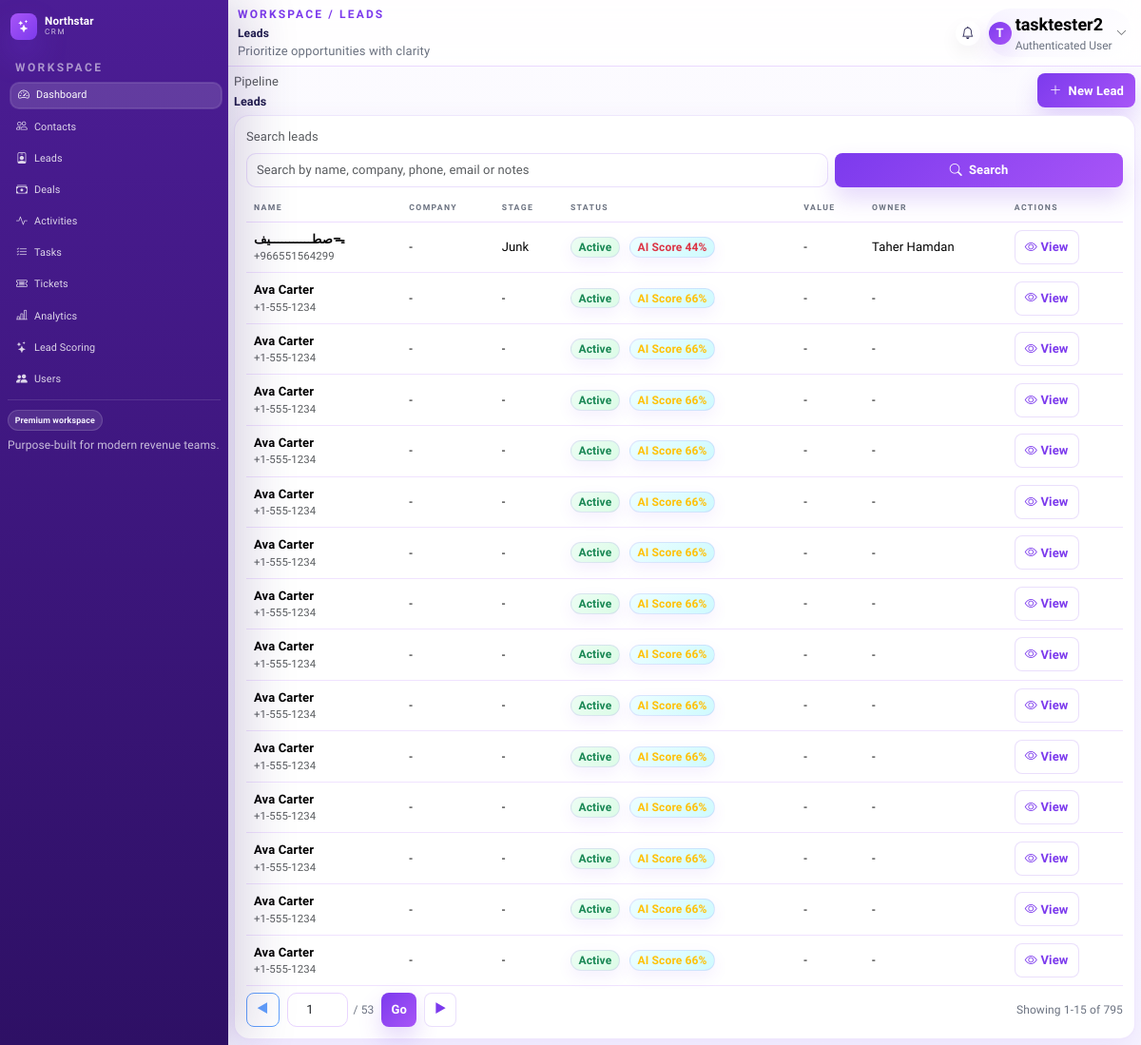
Screenshot of /leads/ (signed in) with the database file from the repository.
### crm/models.py (models this page shows)
class Lead(models.Model):
    id = models.CharField(primary_key=True, max_length=255)
    full_name = models.CharField(max_length=255, blank=True, null=True)
    normalized_phone = models.CharField(max_length=255, blank=True, null=True)
    normalized_email = models.CharField(max_length=255, blank=True, null=True)
    stage_id = models.CharField(max_length=255, blank=True, null=True)
    primary_source_id = models.CharField(max_length=255, blank=True, null=True)
    establishment_id = models.CharField(max_length=255, blank=True, null=True)
    owner_id = models.CharField(max_length=255, blank=True, null=True)
    referrer_contact_id = models.CharField(max_length=255, blank=True, null=True)
    referrer_employee_id = models.CharField(max_length=255, blank=True, null=True)
    junk_reason_id = models.CharField(max_length=255, blank=True, null=True)
    merged_into_id = models.CharField(max_length=255, blank=True, null=True)
    custom_fields = models.TextField(blank=True, null=True)
    notes = models.TextField(blank=True, null=True)
    deleted_at = models.CharField(max_length=255, blank=True, null=True)
    created_at = models.CharField(max_length=255, blank=True, null=True)
    updated_at = models.CharField(max_length=255, blank=True, null=True)
    class Meta:
        managed = False
        db_table = "leads"

### crm/views.py (the view)
# urls.py: path("leads/", protect("leads", views.leads), name="leads"),
def leads(request):
    redirect_response = _handle_form_submission(request, "leads", "leads", ["full_name", "normalized_phone", "normalized_email", "stage_id", "notes", "establishment_id", "owner_id"])
    if redirect_response:
        return redirect_response
    query = (request.GET.get("q") or "").strip()
    sort_field = (request.GET.get("sort") or "created_at").strip()
    sort_order = (request.GET.get("order") or "desc").strip().lower()
    page_number = request.GET.get("page", 1)
    conn = _connect()
    cursor = conn.cursor()
    sql = "SELECT * FROM leads WHERE deleted_at IS NULL"
    params = []
    if query:
        search_term = f"%{query}%"
        sql += " AND (full_name LIKE ? OR notes LIKE ? OR custom_fields LIKE ?)"
        params.extend([search_term, search_term, search_term])
    allowed_sort_fields = {"created_at": "created_at", "full_name": "full_name", "stage_id": "stage_id", "updated_at": "updated_at"}
    sort_column = allowed_sort_fields.get(sort_field, "created_at")
    sql += f" ORDER BY {sort_column} {'ASC' if sort_order == 'asc' else 'DESC'}, rowid DESC"
    cursor.execute(sql, params)
    lead_rows = cursor.fetchall()
    stage_lookup = _safe_lookup(cursor, "pipeline_stages")
    company_lookup = _safe_lookup(cursor, "establishments")
    owner_lookup = _safe_lookup(cursor, "users")
    if not owner_lookup:
        owner_lookup = _safe_lookup(cursor, "employees")
    lead_list = []
    for lead in lead_rows:
        lead_dict = dict(lead)
        stage_name = _display(stage_lookup.get(str(lead_dict.get("stage_id"))))
        ai_payload = AIScoringService.build_payload(cursor, "lead", lead_dict.get("id"), stage_history=[stage_name] if stage_name and stage_name != "-" else None)
        ai_score = AIScoringService.score(ai_payload)
        lead_list.append({
            "row": lead_dict,
            "details": {
                "name": _display(lead_dict.get("full_name")),
                "company": _display(company_lookup.get(str(lead_dict.get("establishment_id"))) or lead_dict.get("company_name")),
                "stage": stage_name,
                "status": "Active" if (lead_dict.get("notes") or lead_dict.get("normalized_phone") or lead_dict.get("normalized_email")) else "Pending",
                "phone": _display(lead_dict.get("normalized_phone")),
                "email": _display(lead_dict.get("normalized_email")),
                "value": _display(_extract_custom_value(lead_dict.get("custom_fields")) or lead_dict.get("value")),
                "owner": _display(owner_lookup.get(str(lead_dict.get("owner_id"))) or lead_dict.get("owner_id")),
                "notes": _display(lead_dict.get("notes")),
                "ai_score": f"{ai_score['score']}%",
                "ai_confidence": ai_score["confidence"],
                "ai_reasons": ai_score["reasons"],
            },
        })
    paginator = Paginator(lead_list, 15)
    page_obj = paginator.get_page(page_number)
    conn.close()
    return render(request, "leads.html", {
        "lead_list": page_obj.object_list,
        "page_obj": page_obj,
        "page_query": _query_without(request, "page"),
        "page_query_params": [(key, value) for key, value in request.GET.items() if key != "page"],
        "query": query,
        "sort": sort_field,
        "order": sort_order,
        "stage_lookup": stage_lookup,
    })

### crm/access.py (called while the page is built)
def _is_admin_user(user):
    if not getattr(user, "is_authenticated", False):
        return False
    return user.is_superuser or user.groups.filter(name=SYSTEM_ADMIN_ROLE).exists()

def has_permission(user, perm_name):
    if not user.is_authenticated:
        return False
    if _is_admin_user(user):
        return True
    return user.has_perm(perm_name)

def user_can_access_section(user, section):
    if not user.is_authenticated:
        return False
    perm_name = SECTION_PERM_MAP.get(section)
    if not perm_name:
        return False
    return has_permission(user, perm_name)

def user_allowed_sections(user):
    if not user.is_authenticated:
        return []
    return [section for section in ALL_SECTIONS if user_can_access_section(user, section)]

def build_ui_permissions(user):
    can = {
        "is_system_admin": _is_admin_user(user),
    }
    for section, perm_name in SECTION_PERM_MAP.items():
        can[f"section_{section}"] = has_permission(user, perm_name)
    for resource, action_map in RESOURCE_ACTION_PERMS.items():
        for action, perm_name in action_map.items():
            can[f"{resource}_{action}"] = has_permission(user, perm_name)
    return can

def section_guard(section):
    def decorator(view_func):
        @wraps(view_func)
        def wrapped(request, *args, **kwargs):
            if not user_can_access_section(request.user, section):
                return HttpResponseForbidden("403 Forbidden")
            return view_func(request, *args, **kwargs)
        return wrapped
    return decorator

### crm/context_processors.py (called while the page is built)
def access_context(request):
    allowed_sections = user_allowed_sections(request.user)
    can = build_ui_permissions(request.user)
    return {
        "allowed_sections": allowed_sections,
        "can": can,
    }

### crm/views.py (called while the page is built, shortened)
def _handle_form_submission(request, table_name, list_name, allowed_fields):
    if request.method != "POST":
        return None

def _connect():
    conn = sqlite3.connect(DB_PATH)
    conn.row_factory = sqlite3.Row
    return conn

def _display(value):
    if value is None:
        return "-"
    if isinstance(value, str):
        value = value.strip()
        if not value or value in {"-", "None", "none"}:
            return "-"
    return str(value)

def _query_without(request, *keys):
    params = request.GET.copy()
    for key in keys:
        params.pop(key, None)
    return params.urlencode()

### templates/leads.html (shortened to what this page needs)
{% extends 'base.html' %}
{% block page_title %}Leads{% endblock %}
{% block page_breadcrumb %}Workspace / Leads{% endblock %}
{% block page_subtitle %}Prioritize opportunities with clarity{% endblock %}
{% block content %}
<div class="d-flex justify-content-between align-items-center mb-2">
    <div>
        <p class="text-muted mb-1">Pipeline</p>
        <h2 class="page-title mb-0">Leads</h2>
    </div>
    {% if can.leads_create %}
    <button class="btn btn-primary" data-bs-toggle="modal" data-bs-target="#leadFormModal">
        <i class="bi bi-plus-lg me-2"></i>New Lead
    </button>
    {% endif %}
</div>
<div class="card list-card">
    <div class="card-body">
        <form method="get" class="row g-2 align-items-end mb-2">
            <div class="col-md-8">
                <label class="form-label text-muted">Search leads</label>
                <input type="text" class="form-control" name="q" value="{{ query }}" placeholder="Search by name, company, phone, email or notes">
            </div>
            <div class="col-md-4">
                <button type="submit" class="btn btn-primary w-100">
                    <i class="bi bi-search me-2"></i>Search
                </button>
            </div>
        </form>
        <div class="table-responsive">
            <table class="table align-middle">
                <thead>
                    <tr>
                        <th>Name</th>
                        <th>Company</th>
                        <th>Stage</th>
                        <th>Status</th>
                        <th>Value</th>
                        <th>Owner</th>
                        <th>Actions</th>
                    </tr>
                </thead>
                <tbody>
                    {% for item in lead_list %}
                    {% with lead=item.row details=item.details %}
                    <tr>
                        <td>
                            <div class="fw-semibold">{% if details.name != '-' %}{{ details.name }}{% else %}Unnamed lead{% endif %}</div>
                            <div class="small text-muted">{{ details.phone }}</div>
                        </td>
                        <td>{{ details.company }}</td>
                        <td>{{ details.stage }}</td>
                        <td>
                            <span class="badge bg-success-subtle text-success">{{ details.status }}</span>
                            <span class="badge bg-info-subtle ms-2 ai-score-badge" data-ai-score="{{ details.ai_score|cut:'%' }}">AI Score {{ details.ai_score }}</span>
                        </td>
                        <td>{{ details.value }}</td>
                        <td>{{ details.owner }}</td>
                        <td>
                            <button type="button" class="btn btn-sm btn-outline-primary" data-bs-toggle="modal" data-bs-target="#leadModal{{ lead.id }}">
                                <i class="bi bi-eye me-1"></i>View
                            </button>
                        </td>
                    </tr>
                    {% endwith %}
                    {% empty %}
                    <tr>
                        <td colspan="7" class="text-center text-muted py-2">No leads found.</td>
                    </tr>
                    {% endfor %}
                </tbody>
            </table>
        </div>
        {% include 'includes/compact_pagination.html' with aria_label='Leads pagination' %}
    </div>
</div>
{% endblock %}

### templates/base.html (shortened to what this page needs)
<!DOCTYPE html>
<html lang="en">
<head>
    {% load static %}
    <link href="https://cdn.jsdelivr.net/npm/bootstrap@5.3.7/dist/css/bootstrap.min.css" rel="stylesheet">
    <link rel="stylesheet" href="https://cdn.jsdelivr.net/npm/bootstrap-icons@1.11.3/font/bootstrap-icons.min.css">
    <link rel="stylesheet" href="{% static 'css/style.css' %}">
</head>
<body data-task-state-url="{% url 'task_state' %}" data-task-action-template="{% url 'task_action' '__TASK_ID__' %}">
<div class="app-shell compact-shell">
    <aside class="sidebar compact-sidebar">
        <a class="brand" href="{% url 'dashboard' %}">
            <span class="brand-mark"><i class="bi bi-stars"></i></span>
            <span>
                <strong>Northstar</strong>
                <small>CRM</small>
            </span>
        </a>
        <div class="sidebar-section">
            <div class="sidebar-section-title">Workspace</div>
            <ul class="nav-links">
                {% if 'dashboard' in allowed_sections %}<li><a class="nav-link active" href="{% url 'dashboard' %}"><i class="bi bi-speedometer2"></i><span>Dashboard</span></a></li>{% endif %}
                {% if 'contacts' in allowed_sections %}<li><a class="nav-link" href="{% url 'contacts' %}"><i class="bi bi-people"></i><span>Contacts</span></a></li>{% endif %}
                {% if 'leads' in allowed_sections %}<li><a class="nav-link" href="{% url 'leads' %}"><i class="bi bi-person-badge"></i><span>Leads</span></a></li>{% endif %}
                {% if 'deals' in allowed_sections %}<li><a class="nav-link" href="{% url 'deals' %}"><i class="bi bi-cash-stack"></i><span>Deals</span></a></li>{% endif %}
                {% if 'activities' in allowed_sections %}<li><a class="nav-link" href="{% url 'activities' %}"><i class="bi bi-activity"></i><span>Activities</span></a></li>{% endif %}
                {% if 'tasks' in allowed_sections %}<li><a class="nav-link" href="{% url 'tasks' %}"><i class="bi bi-list-check"></i><span>Tasks</span></a></li>{% endif %}
                {% if 'tickets' in allowed_sections %}<li><a class="nav-link" href="{% url 'tickets' %}"><i class="bi bi-ticket-detailed"></i><span>Tickets</span></a></li>{% endif %}
                {% if 'analytics' in allowed_sections %}<li><a class="nav-link" href="{% url 'analytics' %}"><i class="bi bi-bar-chart-line"></i><span>Analytics</span></a></li>{% endif %}
                {% if 'lead_scoring' in allowed_sections %}<li><a class="nav-link" href="{% url 'lead_scoring' %}"><i class="bi bi-stars"></i><span>Lead Scoring</span></a></li>{% endif %}
                {% if can.is_system_admin %}<li><a class="nav-link" href="{% url 'users' %}"><i class="bi bi-people-fill"></i><span>Users</span></a></li>{% endif %}
            </ul>
        </div>
        <div class="sidebar-footer">
            <div class="sidebar-pill">Premium workspace</div>
            <div class="sidebar-footnote">Purpose-built for modern revenue teams.</div>
        </div>
    </aside>
    <div class="main-panel">
        <nav class="topbar compact-topbar">
            <div class="topbar-main">
                <div class="topbar-breadcrumb">{% block page_breadcrumb %}Workspace / Dashboard{% endblock %}</div>
                <h3>{% block page_title %}Dashboard{% endblock %}</h3>
                <div class="topbar-subtitle">{% block page_subtitle %}Welcome back{% endblock %}</div>
            </div>
            <div class="topbar-actions">
                {% if can.tasks_view %}
                <div class="dropdown task-notification-center">
                    <button class="icon-btn notification-bell" id="taskNotificationBell" type="button" data-bs-toggle="dropdown" data-bs-auto-close="outside" aria-expanded="false" aria-label="Task notifications">
                        <i class="bi bi-bell"></i>
                    </button>
                </div>
                {% endif %}
                <div class="dropdown">
                    <button class="profile-pill profile-pill-btn" type="button" data-bs-toggle="dropdown" aria-expanded="false">
                        <div class="avatar">{{ request.user.username|default:'U'|slice:":1"|upper }}</div>
                        <div class="text-start">
                            <div class="profile-name">{{ request.user.username }}</div>
                            <div class="profile-role">Authenticated User</div>
                        </div>
                        <i class="bi bi-chevron-down small text-muted"></i>
                    </button>
                </div>
            </div>
        </nav>
        <main class="content compact-content">
            {% block content %}{% endblock %}
        </main>
    </div>
</div>
{% if can.tasks_view %}
<div class="toast-container position-fixed bottom-0 end-0 p-3 task-toast-container" id="taskToastContainer" aria-live="polite" aria-atomic="true"></div>
{% endif %}
</body>
</html>

### rows the page displays
Lead: details.name "صطـــــــــــيفᯓ", details.phone "+966551564299", details.company "-", details.stage "Junk", details.status "Active", details.ai_score "44%", details.value "-", details.owner "Taher Hamdan"

### other values shown
{{ request.user.username|default:'U'|slice:":1"|upper }} "T"
{{ request.user.username }} "tasktester2"
{{ details.name }} "Ava Carter" "Ava Carter" "Ava Carter" "Ava Carter" "Ava Carter" "Ava Carter" "Ava Carter" "Ava Carter" "Ava Carter" "Ava Carter" "Ava Carter" "Ava Carter" "Ava Carter" "Ava Carter"
{{ details.phone }} "+1-555-1234" "+1-555-1234" "+1-555-1234" "+1-555-1234" "+1-555-1234" "+1-555-1234" "+1-555-1234" "+1-555-1234" "+1-555-1234" "+1-555-1234" "+1-555-1234" "+1-555-1234" "+1-555-1234" "+1-555-1234"
{{ details.company }} "-" "-" "-" "-" "-" "-" "-" "-" "-" "-" "-" "-" "-" "-"
{{ details.stage }} "-" "-" "-" "-" "-" "-" "-" "-" "-" "-" "-" "-" "-" "-"
{{ details.status }} "Active" "Active" "Active" "Active" "Active" "Active" "Active" "Active" "Active" "Active" "Active" "Active" "Active" "Active"
{{ details.ai_score }} "66%" "66%" "66%" "66%" "66%" "66%" "66%" "66%" "66%" "66%" "66%" "66%" "66%" "66%"
{{ details.value }} "-" "-" "-" "-" "-" "-" "-" "-" "-" "-" "-" "-" "-" "-"
{{ details.owner }} "-" "-" "-" "-" "-" "-" "-" "-" "-" "-" "-" "-" "-" "-"
{{ page_obj.paginator.num_pages }} "53"
{{ page_obj.start_index }} "1"
{{ page_obj.end_index }} "15"
{{ page_obj.paginator.count }} "795"
